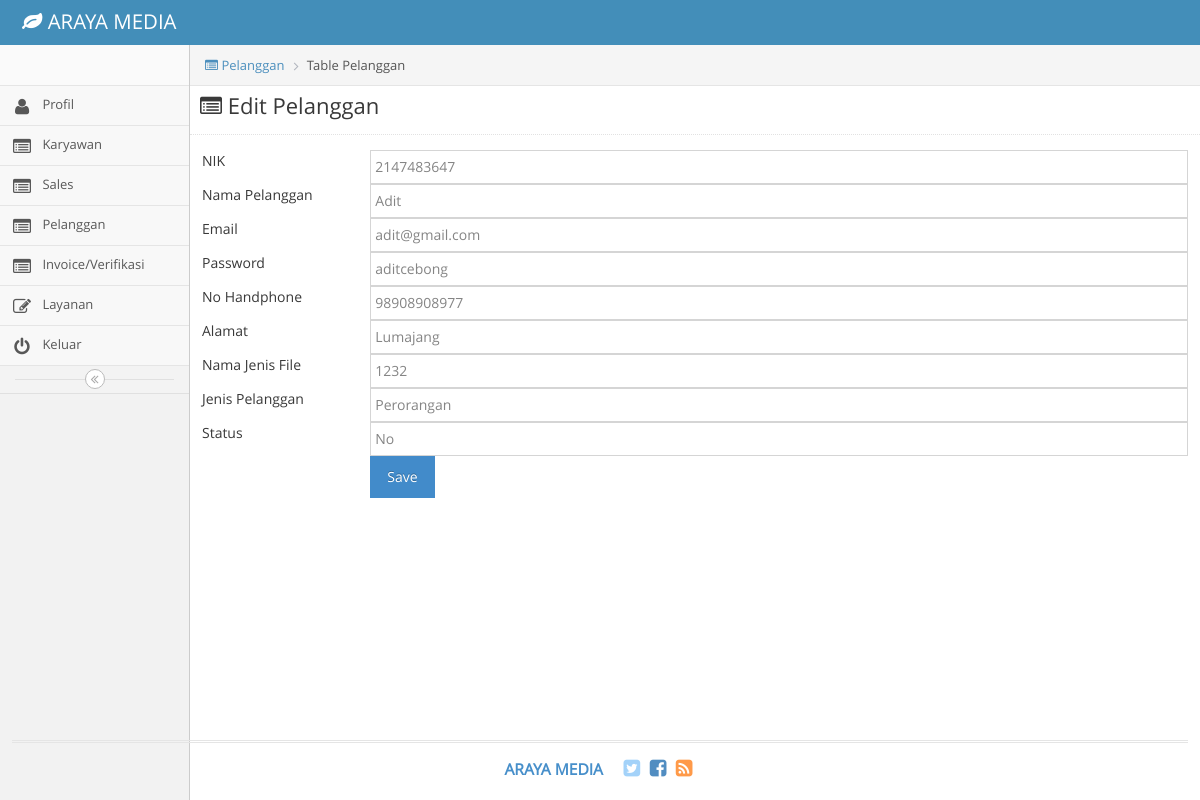
Screenshot of /index.php/pelanggan_admin/edit/2 with the database file from the repository.
### tables this page shows
CREATE TABLE `customer` (
  `id_Customer` int(11) NOT NULL,
  `id_Karyawan` int(11) DEFAULT NULL,
  `id_user` int(11) NOT NULL,
  `nama` varchar(45) DEFAULT NULL,
  `Email` varchar(45) DEFAULT NULL,
  `NoHp` varchar(45) DEFAULT NULL,
  `Password` varchar(45) DEFAULT NULL,
  `NIK` int(20) DEFAULT NULL,
  `Nama_JenisFile` text DEFAULT NULL,
  `Alamat` varchar(45) DEFAULT NULL,
  `Jenis_Pelanggan` varchar(45) DEFAULT NULL,
  `Status` varchar(45) DEFAULT NULL
);

### application/controllers/pelanggan_admin.php (called while the page is built, shortened)
<?php
class pelanggan_admin extends CI_Controller {
		public function edit()
	{
		$id=$this->uri->segment(3);
		$datapelanggan=$this->db->get_where("customer",array("id_Customer"=>$id))->row();
		$data = array(
			'form' => 'editpelanggan_admin',
			'customer' => $datapelanggan
		);
		$this->load->view('editpelanggan_admin',$data);
	}
}

### index.php (called while the page is built, shortened)
<?php
require_once BASEPATH.'core/CodeIgniter.php';

### application/views/editpelanggan_admin.php (the view, shortened to what this page needs)
<!DOCTYPE html>
<html lang="en">
	<head>
		<link rel="stylesheet" href="<?php echo base_url()?>assets/css/bootstrap.min.css" />
		<link rel="stylesheet" href="<?php echo base_url()?>assets/font-awesome/4.5.0/css/font-awesome.min.css" />
		<link rel="stylesheet" href="<?php echo base_url()?>assets/css/ace.min.css" class="ace-main-stylesheet" id="main-ace-style" />
		<link rel="stylesheet" href="<?php echo base_url()?>assets/css/ace-skins.min.css" />
		<link rel="stylesheet" href="<?php echo base_url()?>assets/css/ace-rtl.min.css" />
	</head>
	<body class="no-skin">
		<div id="navbar" class="navbar navbar-default          ace-save-state">
			<div class="navbar-container ace-save-state" id="navbar-container">
				<div class="navbar-header pull-left">
					<a href="profil" class="navbar-brand">
						<small>
							<i class="fa fa-leaf"></i>
							ARAYA MEDIA
						</small>
					</a>
				</div>
			</div>
		</div>
		<div class="main-container ace-save-state" id="main-container">
			<div id="sidebar" class="sidebar                  responsive                    ace-save-state">
				<div class="sidebar-shortcuts" id="sidebar-shortcuts">
				</div>
				<ul class="nav nav-list">
						<li class="">
						<a href="<?php echo base_url("index.php/profil_admin")?>">
							<i class="menu-icon fa fa-user"></i>
							<span class="menu-text">
								Profil
							</span>
						</a>
					</li>
					<li class="">
						<a href="<?php echo base_url("index.php/karyawan_admin")?>">
							<i class="menu-icon fa fa-list-alt"></i>
							<span class="menu-text">
								Karyawan
							</span>
						</a>
					</li>
					<li class="">
						<a href="<?php echo base_url("index.php/sales_admin")?>">
							<i class="menu-icon fa fa-list-alt"></i>
							<span class="menu-text">
								Sales
							</span>
						</a>
					</li>
					<li class="">
						<a href="<?php echo base_url("index.php/pelanggan_admin")?>">
							<i class="menu-icon fa fa-list-alt"></i>
							<span class="menu-text">
								Pelanggan
							</span>
						</a>
                    </li>
					<li class="">
						<a href="<?php echo base_url("index.php/invover_admin")?>">
							<i class="menu-icon fa fa-list-alt"></i>
							<span class="menu-text">
								Invoice/Verifikasi
							</span>
						</a>
					</li>
					<li class="">
						<a href="<?php echo base_url("index.php/layanan_admin")?>">
							<i class="menu-icon fa fa-pencil-square-o"></i>
							<span class="menu-text">
								Layanan
							</span>
						</a>
					</li>
					<li class="">
						<a href="<?php echo base_url("index.php/login")?>">
							<i class="menu-icon fa fa-power-off"></i>
							<span class="menu-text">
								Keluar
							</span>
						</a>
					</li>
				</ul>
				<div class="sidebar-toggle sidebar-collapse" id="sidebar-collapse">
					<i id="sidebar-toggle-icon" class="ace-icon fa fa-angle-double-left ace-save-state" data-icon1="ace-icon fa fa-angle-double-left" data-icon2="ace-icon fa fa-angle-double-right"></i>
				</div>
			</div>
			<div class="main-content">
				<div class="main-content-inner">
					<div class="breadcrumbs ace-save-state" id="breadcrumbs">
						<ul class="breadcrumb">
						<li><a href=""><i class="menu-icon fa fa-list-alt"></i> Pelanggan</li></a>
              			<li><i class="icon_document_alt"></i>Table Pelanggan</li>
						</ul>
					</div>
						<h3 class="page-header"><i class="menu-icon fa fa-list-alt" style="margin-left: 10px"></i> Edit Pelanggan</h3>
<section class="wrapper">
	<table class="table table-striped table-advance table-hover">
                 <div class="form">
                  <form class="form-validate form-horizontal" id="feedback_form" method="post" action="<?php echo base_url()."index.php/pelanggan_admin/update"?>">
                    <div class="form-group">
                      <label for="cname" class="control-label col-lg-2">NIK<span class="required"></span></label>
                      <div class="col-lg-10">
                        <input class="form-control" id="Username" name="NIK" type="text" value="<?php echo $customer->NIK ?>" required />
                      </div>
                    </div>
                       <div class="form-group ">
                      <label for="cname" class="control-label col-lg-2">Nama Pelanggan <span class="required"></span></label>
                      <div class="col-lg-10">
                        <input class="form-control" id="Username" name="nama" type="text" value="<?php echo $customer->nama ?>" required />
                      </div>
                         <div class="form-group ">
                      <label for="cname" class="control-label col-lg-2">Email <span class="required"></span></label>
                      <div class="col-lg-10">
                        <input class="form-control" id="Username" name="Email" type="text" value="<?php echo $customer->Email ?>" required />
                      </div>
                         <div class="form-group ">
                      <label for="cname" class="control-label col-lg-2">Password <span class="required"></span></label>
                      <div class="col-lg-10">
                        <input class="form-control" id="Username" name="Password" type="text" value="<?php echo $customer->Password ?>" required />
                      </div>
                         <div class="form-group ">
                      <label for="cname" class="control-label col-lg-2">No Handphone <span class="required"></span></label>
                      <div class="col-lg-10">
                        <input class="form-control" id="Username" name="NoHp" type="text" value="<?php echo $customer->NoHp ?>" required />
                      </div>
                    </div>
                     <div class="form-group">
                      <label for="cname" class="control-label col-lg-2">Alamat<span class="required"></span></label>
                      <div class="col-lg-10">
                        <input class="form-control" id="Username" name="Alamat" type="text" value="<?php echo $customer->Alamat ?>" required />
                      </div>
                    </div>
                    <div class="form-group">
                      <label for="cname" class="control-label col-lg-2">Nama Jenis File<span class="required"></span></label>
                      <div class="col-lg-10">
                        <input class="form-control" id="Username" name="Nama_JenisFile" type="text" value="<?php echo $customer->Nama_JenisFile ?>" required />
                      </div>
                    </div>
                    <div class="form-group">
                      <label for="cname" class="control-label col-lg-2">Jenis Pelanggan<span class="required"></span></label>
                      <div class="col-lg-10">
                        <input class="form-control" id="Username" name="Jenis_Pelanggan" type="text" value="<?php echo $customer->Jenis_Pelanggan ?>" required />
                      </div>
                    </div>
                    <div class="form-group">
                      <label for="cname" class="control-label col-lg-2">Status<span class="required"></span></label>
                      <div class="col-lg-10">
                        <input class="form-control" id="Username" name="Status" type="text" value="<?php echo $customer->Status ?>" required />
                      </div>
                    </div>
                    <div class="form-group">
                      <div class="col-lg-offset-2 col-lg-10">
                        <button class="btn btn-primary"  type="submit">Save</button>
                      </div>
                    </div>
                  </form>
                </div>
</section>
											</div>
										</div>
									</div>
			<div class="footer">
				<div class="footer-inner">
					<div class="footer-content">
						<span class="bigger-120">
							<span class="blue bolder">ARAYA MEDIA </span>
						</span>
						<span class="action-buttons">
							<a href="#">
								<i class="ace-icon fa fa-twitter-square light-blue bigger-150"></i>
							</a>
							<a href="#">
								<i class="ace-icon fa fa-facebook-square text-primary bigger-150"></i>
							</a>
							<a href="#">
								<i class="ace-icon fa fa-rss-square orange bigger-150"></i>
							</a>
						</span>
					</div>
				</div>
			</div>
	</body>
</html>

### rows the page displays
customer: NIK "2147483647", nama "Adit", Email "adit@gmail.com", Password "aditcebong", NoHp "98908908977", Alamat "Lumajang", Nama_JenisFile "1232", Jenis_Pelanggan "Perorangan", Status "No"
